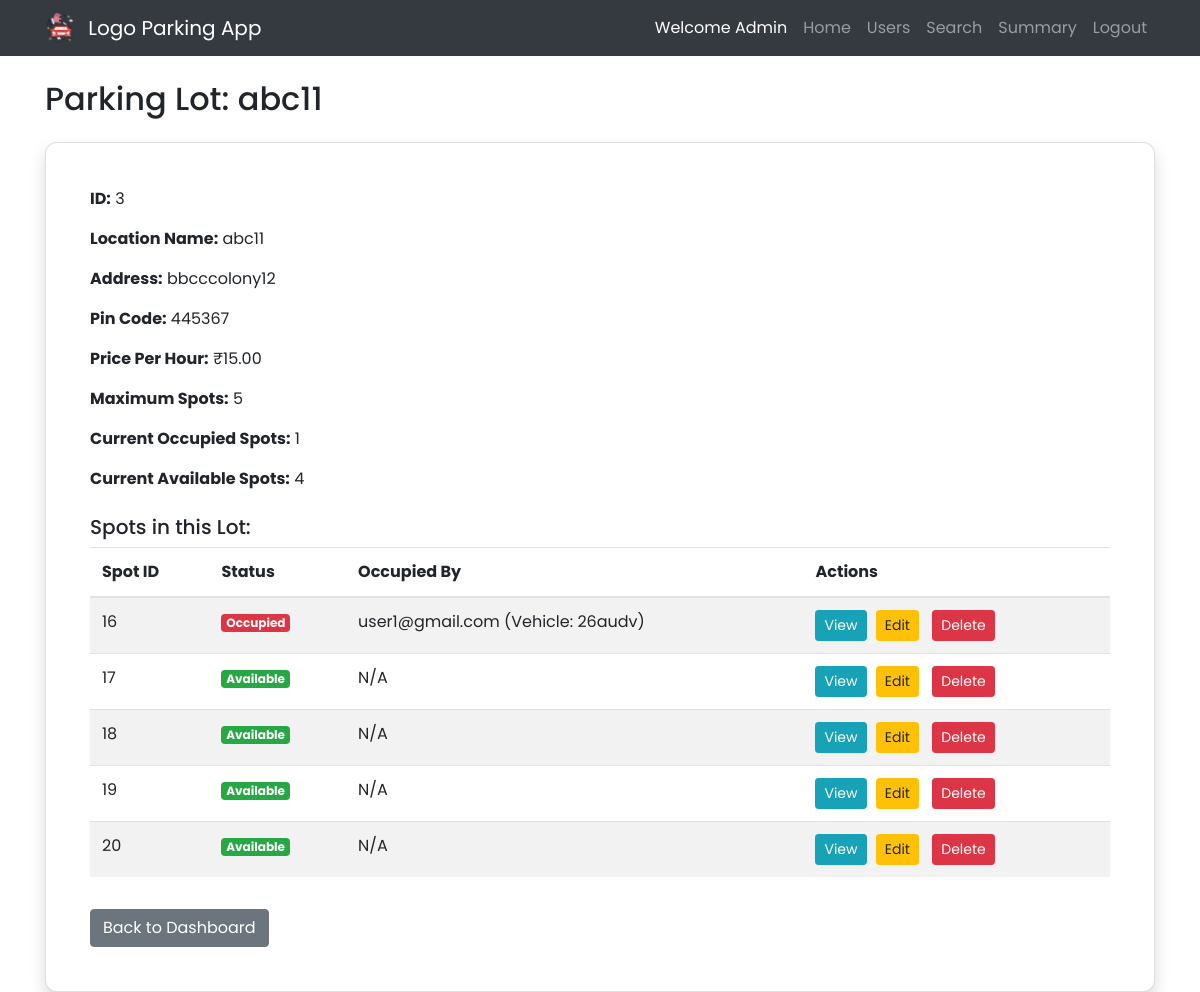
The app's page /admin/view_lot/3 (signed in) with its own data.
### models.py (models this page shows, shortened)
class ParkingLot(db.Model):
    id = db.Column(db.Integer, primary_key=True)
    prime_location_name = db.Column(db.String(100), nullable=False)
    price = db.Column(db.Float, nullable=False) # Price per hour
    address = db.Column(db.String(200), nullable=False)
    pin_code = db.Column(db.String(10), unique=True, nullable=False) # Unique Pin Code
    maximum_number_of_spots = db.Column(db.Integer, nullable=False)
    spots = db.relationship('ParkingSpot', backref='lot', lazy=True, cascade="all, delete-orphan")
    @property
    def occupied_spots_count(self):
        return ParkingSpot.query.with_parent(self).filter_by(status='O').count()
    @property
    def available_spots_count(self):
        return ParkingSpot.query.with_parent(self).filter_by(status='A').count()

class ParkingSpot(db.Model):
    id = db.Column(db.Integer, primary_key=True)
    lot_id = db.Column(db.Integer, db.ForeignKey('parking_lot.id'), nullable=False)
    status = db.Column(db.String(1), default='A', nullable=False)
    reservations = db.relationship('Reservation', backref='spot', lazy=True, cascade="all, delete-orphan")

class User(db.Model, UserMixin):
    id = db.Column(db.Integer, primary_key=True)
    email = db.Column(db.String(120), unique=True, nullable=False)
    password = db.Column(db.String(128), nullable=False)
    is_admin = db.Column(db.Boolean, default=False)
    is_blocked = db.Column(db.Boolean, default=False)
    reservations = db.relationship('Reservation', backref='user', lazy=True)

class Reservation(db.Model):
    id = db.Column(db.Integer, primary_key=True)
    spot_id = db.Column(db.Integer, db.ForeignKey('parking_spot.id'), nullable=False)
    user_id = db.Column(db.Integer, db.ForeignKey('user.id'), nullable=False)
    vehicle_no = db.Column(db.String(20), nullable=True) # Vehicle number for the reservation
    parking_cost = db.Column(db.Float, nullable=False)
    hours = db.Column(db.Float, nullable=False) # Duration of parking in hours
    parking_timestamp = db.Column(db.DateTime, default=datetime.utcnow, nullable=False)
    leaving_timestamp = db.Column(db.DateTime, nullable=True) # Null if spot is still occupied

### app.py (the view)
@app.route('/admin/view_lot/<int:lot_id>')
@login_required
def view_lot(lot_id):
    if not current_user.is_admin:
        flash('Unauthorized access', 'danger')
        return redirect(url_for('dashboard'))
    lot = ParkingLot.query.get_or_404(lot_id)
    return render_template('admin/view_lot.html', lot=lot)

### app.py (called while the page is built)
@login_manager.user_loader
def load_user(user_id):
    try:
        return db.session.get(User, int(user_id))
    except Exception as e:
        logging.error(f"Error loading user {user_id}: {e}")
        return None

### templates/admin/view_lot.html (shortened to what this page needs)
{% extends "base.html" %}
{% block content %}
<h2 class="mb-4">Parking Lot: {{ lot.prime_location_name }}</h2>
<div class="card shadow p-4">
    <div class="card-body">
        <p><strong>ID:</strong> {{ lot.id }}</p>
        <p><strong>Location Name:</strong> {{ lot.prime_location_name }}</p>
        <p><strong>Address:</strong> {{ lot.address }}</p>
        <p><strong>Pin Code:</strong> {{ lot.pin_code }}</p>
        <p><strong>Price Per Hour:</strong> ₹{{ "%.2f"|format(lot.price) }}</p>
        <p><strong>Maximum Spots:</strong> {{ lot.maximum_number_of_spots }}</p>
        <p><strong>Current Occupied Spots:</strong> {{ lot.occupied_spots_count }}</p>
        <p><strong>Current Available Spots:</strong> {{ lot.available_spots_count }}</p>
        <h5 class="mt-4">Spots in this Lot:</h5>
        {% if lot.spots %}
            <div class="table-responsive">
                <table class="table table-hover table-striped">
                    <thead>
                        <tr>
                            <th>Spot ID</th>
                            <th>Status</th>
                            <th>Occupied By</th>
                            <th>Actions</th>
                        </tr>
                    </thead>
                    <tbody>
                        {% for spot in lot.spots %}
                        <tr>
                            <td>{{ spot.id }}</td>
                            <td>
                                <span class="badge badge-{{ 'success' if spot.status == 'A' else 'danger' }}">
                                    {{ 'Available' if spot.status == 'A' else 'Occupied' }}
                                </span>
                            </td>
                            <td>
                                {% set active_reservation = spot.reservations | selectattr('leaving_timestamp', 'none') | first %}
                                {% if active_reservation and active_reservation.user %}
                                    {{ active_reservation.user.email }} (Vehicle: {{ active_reservation.vehicle_no }})
                                {% else %}
                                    N/A
                                {% endif %}
                            </td>
                            <td>
                                <a href="{{ url_for('admin_spot_details', spot_id=spot.id) }}" class="btn btn-info btn-sm">View</a>
                                <a href="{{ url_for('edit_spot', spot_id=spot.id) }}" class="btn btn-warning btn-sm">Edit</a>
                                <form action="{{ url_for('delete_spot', spot_id=spot.id) }}" method="POST" style="display:inline;" class="ml-1">
                                    <button type="submit" class="btn btn-danger btn-sm" data-confirm="Are you sure you want to delete this spot? This will also delete its past reservation history.">Delete</button>
                                </form>
                            </td>
                        </tr>
                        {% endfor %}
                    </tbody>
                </table>
            </div>
        {% else %}
            <p class="text-muted">No spots found for this lot.</p>
        {% endif %}
        <a href="{{ url_for('dashboard') }}" class="btn btn-secondary mt-3">Back to Dashboard</a>
    </div>
</div>
{% endblock %}

### static/css/styles.css (style rules this page uses)
body { font-family: 'Poppins', sans-serif; }
.card { border-radius: 12px; box-shadow: 0 4px 8px rgba(0,0,0,0.1); transition: transform 0.2s; }
.btn { transition: transform 0.2s; }
.btn-sm { margin-right: 5px; }

### records on screen
ParkingLot: prime_location_name "abc11", id "3", address "bbcccolony12", pin_code "445367", price "15.00", maximum_number_of_spots "5"
ParkingSpot: id "16", status "Occupied"
User: user.email "user1@gmail.com"
Reservation: vehicle_no "26audv"
ParkingSpot: id "17", status "Available", shows "N/A"
ParkingSpot: id "18", status "Available", shows "N/A"
ParkingSpot: id "19", status "Available", shows "N/A"
ParkingSpot: id "20", status "Available", shows "N/A"

### other values on screen
{{ lot.occupied_spots_count }} "1"
{{ lot.available_spots_count }} "4"
